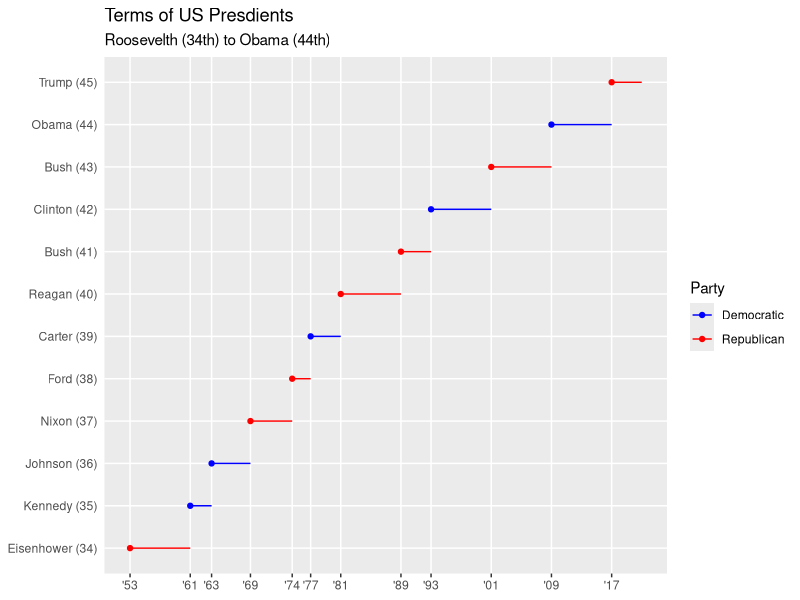
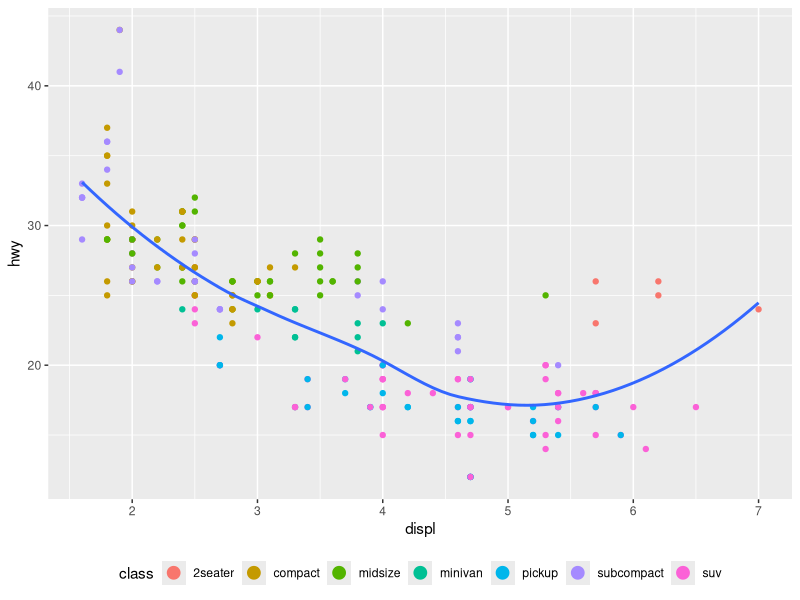
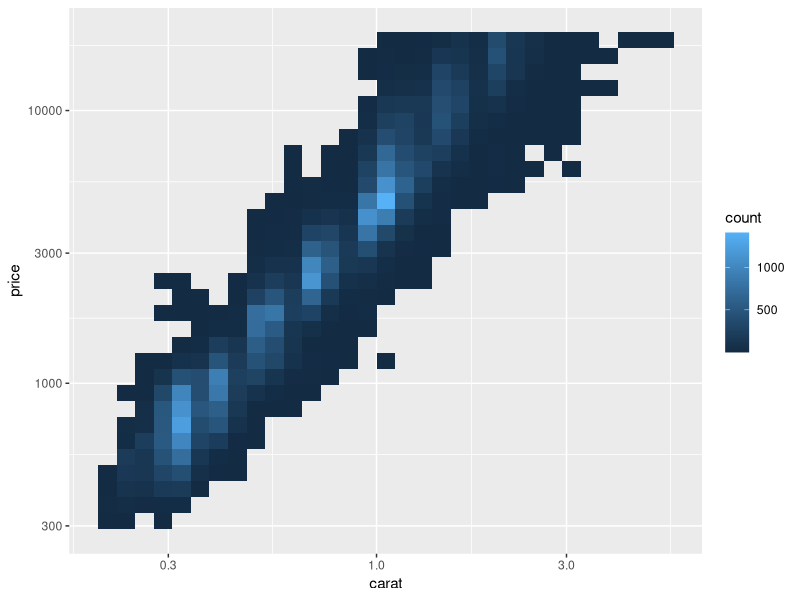
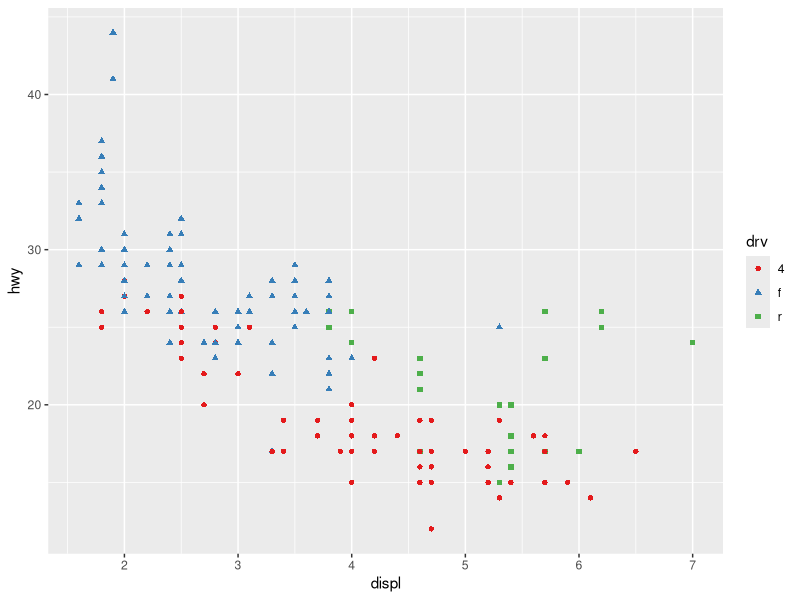

Here is the R script that generated these plots, in order:
library(tidyverse)
library(lubridate)

#5-axis + scale_colour_manual:
fouryears <- make_date(seq(year(min(presidential$start)),
                           year(max(presidential$end)),
                           by = 4), 1, 1)

presidential %>%
  mutate(
    id = 33 + row_number(),
    name_id = fct_inorder(str_c(name, " (", id, ")"))
  ) %>%
  ggplot(aes(start, name_id, colour = party)) +
  geom_point() +
  geom_segment(aes(xend = end, yend = name_id)) +
  scale_colour_manual("Party", values = c(Republican = "red", Democratic = "blue")) +
  scale_y_discrete(NULL) +
  scale_x_date(NULL,
               breaks = presidential$start, date_labels = "'%y",
               minor_breaks = fouryears
  ) +
  ggtitle("Terms of US Presdients",
          subtitle = "Roosevelth (34th) to Obama (44th)"
  ) +
  theme(
    panel.grid.minor = element_blank(),
    axis.ticks.y = element_blank()
  )

#2-legend:
ggplot(mpg, aes(displ, hwy)) +
  geom_point(aes(colour = class)) +
  geom_smooth(se = FALSE) +
  theme(legend.position = "bottom") +
  guides(colour = guide_legend(nrow = 1, override.aes = list(size = 4)))

#3-showing exact, not the transformed values:
ggplot(diamonds, aes(carat, price)) +
  geom_bin2d() + 
  scale_x_log10() + 
  scale_y_log10()

#4-ColorBrewer scales:
ggplot(mpg, aes(displ, hwy)) +
  geom_point(aes(color = drv, shape = drv)) +
  scale_colour_brewer(palette = "Set1")
